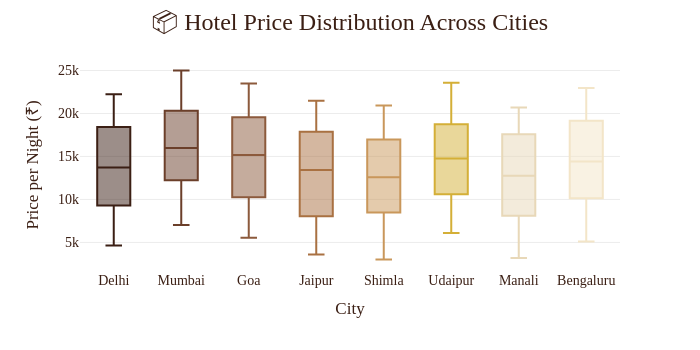

This figure's notebook cell:
### Markdown cell above
<div style="
background:#3B1F14;
padding:20px;
border-radius:18px;
border:3px solid #D4AF37;
text-align:center;
">

<h1 style="
color:#F8E7C5;
margin:0;
font-size:30px;
">

📦 Hotel Price Distribution by City

</h1>

</div>

### Code cell
import plotly.express as px

fig = px.box(

    df,

    x="City",

    y="Price_per_Night",

    color="City",

    points="outliers",

    color_discrete_sequence=[
        "#3B1F14",
        "#6B3F2A",
        "#8C5A3C",
        "#A97142",
        "#C9975B",
        "#D4AF37",
        "#E8D8B8",
        "#F3E5C8"
    ]
)

fig.update_traces(

    marker=dict(
        size=5,
        opacity=0.7
    ),

    line=dict(width=2)

)

fig.update_layout(

    title=dict(

        text="📦 Hotel Price Distribution Across Cities",

        x=0.5,

        font=dict(size=24)

    ),

    height=350,

    width=700,

    plot_bgcolor="white",

    paper_bgcolor="white",

    showlegend=False,

    font=dict(

        family="Georgia",

        size=14,

        color="#3B1F14"

    ),

    xaxis=dict(

        title="City",

        showgrid=False

    ),

    yaxis=dict(

        title="Price per Night (₹)",

        gridcolor="rgba(0,0,0,0.08)"

    )

)

fig.show()

### Figure 1 — Plotly figure (JSON) as saved in the notebook; plotly's stock layout.template omitted (floating-point values rounded to 4 significant figures; data arrays with more than 128 entries replaced by an {"elided": "..."} marker saying what was removed)
{"data": [{"alignmentgroup": "True", "boxpoints": "outliers", "hovertemplate": "City=%{x}<br>Price_per_Night=%{y}<extra></extra>", "legendgroup": "Delhi", "line": {"width": 2}, "marker": {"color": "#3B1F14", "opacity": 0.7, "size": 5}, "name": "Delhi", "notched": false, "offsetgroup": "Delhi", "orientation": "v", "showlegend": true, "type": "box", "x": {"elided": "220 str values"}, "x0": " ", "xaxis": "x", "y": {"elided": "220 int values"}, "y0": " ", "yaxis": "y"}, {"alignmentgroup": "True", "boxpoints": "outliers", "hovertemplate": "City=%{x}<br>Price_per_Night=%{y}<extra></extra>", "legendgroup": "Mumbai", "line": {"width": 2}, "marker": {"color": "#6B3F2A", "opacity": 0.7, "size": 5}, "name": "Mumbai", "notched": false, "offsetgroup": "Mumbai", "orientation": "v", "showlegend": true, "type": "box", "x": {"elided": "190 str values"}, "x0": " ", "xaxis": "x", "y": {"elided": "190 int values"}, "y0": " ", "yaxis": "y"}, {"alignmentgroup": "True", "boxpoints": "outliers", "hovertemplate": "City=%{x}<br>Price_per_Night=%{y}<extra></extra>", "legendgroup": "Goa", "line": {"width": 2}, "marker": {"color": "#8C5A3C", "opacity": 0.7, "size": 5}, "name": "Goa", "notched": false, "offsetgroup": "Goa", "orientation": "v", "showlegend": true, "type": "box", "x": {"elided": "170 str values"}, "x0": " ", "xaxis": "x", "y": {"elided": "170 int values"}, "y0": " ", "yaxis": "y"}, {"alignmentgroup": "True", "boxpoints": "outliers", "hovertemplate": "City=%{x}<br>Price_per_Night=%{y}<extra></extra>", "legendgroup": "Jaipur", "line": {"width": 2}, "marker": {"color": "#A97142", "opacity": 0.7, "size": 5}, "name": "Jaipur", "notched": false, "offsetgroup": "Jaipur", "orientation": "v", "showlegend": true, "type": "box", "x": {"elided": "140 str values"}, "x0": " ", "xaxis": "x", "y": {"elided": "140 int values"}, "y0": " ", "yaxis": "y"}, {"alignmentgroup": "True", "boxpoints": "outliers", "hovertemplate": "City=%{x}<br>Price_per_Night=%{y}<extra></extra>", "legendgroup": "Shimla", "line": {"width": 2}, "marker": {"color": "#C9975B", "opacity": 0.7, "size": 5}, "name": "Shimla", "notched": false, "offsetgroup": "Shimla", "orientation": "v", "showlegend": true, "type": "box", "x": ["Shimla", "Shimla", "Shimla", "Shimla", "Shimla", "Shimla", "Shimla", "Shimla", "Shimla", "Shimla", "Shimla", "Shimla", "Shimla", "Shimla", "Shimla", "Shimla", "Shimla", "Shimla", "Shimla", "Shimla", "Shimla", "Shimla", "Shimla", "Shimla", "Shimla", "Shimla", "Shimla", "Shimla", "Shimla", "Shimla", "Shimla", "Shimla", "Shimla", "Shimla", "Shimla", "Shimla", "Shimla", "Shimla", "Shimla", "Shimla", "Shimla", "Shimla", "Shimla", "Shimla", "Shimla", "Shimla", "Shimla", "Shimla", "Shimla", "Shimla", "Shimla", "Shimla", "Shimla", "Shimla", "Shimla", "Shimla", "Shimla", "Shimla", "Shimla", "Shimla", "Shimla", "Shimla", "Shimla", "Shimla", "Shimla", "Shimla", "Shimla", "Shimla", "Shimla", "Shimla", "Shimla", "Shimla", "Shimla", "Shimla", "Shimla", "Shimla", "Shimla", "Shimla", "Shimla", "Shimla", "Shimla", "Shimla", "Shimla", "Shimla", "Shimla", "Shimla", "Shimla", "Shimla", "Shimla", "Shimla", "Shimla", "Shimla", "Shimla", "Shimla", "Shimla", "Shimla", "Shimla", "Shimla", "Shimla", "Shimla"], "x0": " ", "xaxis": "x", "y": [7255, 10309, 18197, 17079, 8129, 20037, 6529, 15179, 12492, 18148, 5987, 17915, 8438, 11818, 9560, 20552, 19940, 20580, 20487, 19378, 19706, 17299, 19466, 18351, 20578, 11140, 12333, 9321, 14867, 16088, 5596, 6941, 3023, 19491, 5271, 11476, 5923, 5128, 19587, 4579, 10820, 15107, 9393, 13347, 10528, 12563, 12927, 17663, 9969, 20925, 11965, 18729, 13883, 16394, 7366, 14026, 20007, 8671, 17501, 10444, 11101, 10945, 15074, 8508, 16257, 8902, 16331, 15754, 10289, 15648, 10079, 3097, 12614, 3682, 9425, 7435, 7931, 16467, 7433, 3014, 17493, 13361, 5619, 12868, 5981, 16862, 15779, 7980, 10150, 12789, 5545, 18612, 14323, 16428, 14525, 14357, 19523, 3398, 11319, 3745], "y0": " ", "yaxis": "y"}, {"alignmentgroup": "True", "boxpoints": "outliers", "hovertemplate": "City=%{x}<br>Price_per_Night=%{y}<extra></extra>", "legendgroup": "Udaipur", "line": {"width": 2}, "marker": {"color": "#D4AF37", "opacity": 0.7, "size": 5}, "name": "Udaipur", "notched": false, "offsetgroup": "Udaipur", "orientation": "v", "showlegend": true, "type": "box", "x": ["Udaipur", "Udaipur", "Udaipur", "Udaipur", "Udaipur", "Udaipur", "Udaipur", "Udaipur", "Udaipur", "Udaipur", "Udaipur", "Udaipur", "Udaipur", "Udaipur", "Udaipur", "Udaipur", "Udaipur", "Udaipur", "Udaipur", "Udaipur", "Udaipur", "Udaipur", "Udaipur", "Udaipur", "Udaipur", "Udaipur", "Udaipur", "Udaipur", "Udaipur", "Udaipur", "Udaipur", "Udaipur", "Udaipur", "Udaipur", "Udaipur", "Udaipur", "Udaipur", "Udaipur", "Udaipur", "Udaipur", "Udaipur", "Udaipur", "Udaipur", "Udaipur", "Udaipur", "Udaipur", "Udaipur", "Udaipur", "Udaipur", "Udaipur", "Udaipur", "Udaipur", "Udaipur", "Udaipur", "Udaipur", "Udaipur", "Udaipur", "Udaipur", "Udaipur", "Udaipur", "Udaipur", "Udaipur", "Udaipur", "Udaipur", "Udaipur", "Udaipur", "Udaipur", "Udaipur", "Udaipur", "Udaipur", "Udaipur", "Udaipur", "Udaipur", "Udaipur", "Udaipur", "Udaipur", "Udaipur", "Udaipur", "Udaipur", "Udaipur"], "x0": " ", "xaxis": "x", "y": [14573, 8996, 12587, 6646, 7469, 8513, 14762, 14741, 13600, 11767, 22967, 17798, 10688, 15573, 18034, 19240, 20960, 17793, 15576, 15533, 16822, 14110, 7275, 10331, 8754, 21098, 9323, 13321, 9119, 13085, 23283, 17723, 6107, 15718, 19767, 23580, 7388, 15936, 8100, 6597, 12094, 10504, 19158, 16603, 18608, 13697, 8472, 12707, 14337, 9574, 19843, 22334, 19875, 9935, 16613, 19320, 17867, 16460, 9979, 21437, 20156, 14543, 20861, 16573, 21634, 16915, 14111, 19215, 17268, 12370, 13158, 15720, 11147, 14439, 19081, 18900, 6139, 23464, 8958, 13507], "y0": " ", "yaxis": "y"}, {"alignmentgroup": "True", "boxpoints": "outliers", "hovertemplate": "City=%{x}<br>Price_per_Night=%{y}<extra></extra>", "legendgroup": "Manali", "line": {"width": 2}, "marker": {"color": "#E8D8B8", "opacity": 0.7, "size": 5}, "name": "Manali", "notched": false, "offsetgroup": "Manali", "orientation": "v", "showlegend": true, "type": "box", "x": ["Manali", "Manali", "Manali", "Manali", "Manali", "Manali", "Manali", "Manali", "Manali", "Manali", "Manali", "Manali", "Manali", "Manali", "Manali", "Manali", "Manali", "Manali", "Manali", "Manali", "Manali", "Manali", "Manali", "Manali", "Manali", "Manali", "Manali", "Manali", "Manali", "Manali", "Manali", "Manali", "Manali", "Manali", "Manali", "Manali", "Manali", "Manali", "Manali", "Manali", "Manali", "Manali", "Manali", "Manali", "Manali", "Manali", "Manali", "Manali", "Manali", "Manali", "Manali", "Manali", "Manali", "Manali", "Manali", "Manali", "Manali", "Manali", "Manali", "Manali"], "x0": " ", "xaxis": "x", "y": [15201, 18600, 7988, 10666, 3389, 16888, 19018, 8246, 20680, 6303, 9138, 5728, 14637, 17722, 8590, 7132, 17692, 18067, 3397, 20623, 17120, 3967, 17849, 8438, 19847, 7911, 14328, 11167, 14314, 20193, 15445, 12857, 11319, 4118, 20614, 15802, 19829, 6148, 9254, 8974, 19168, 12636, 7502, 11889, 5351, 5293, 17101, 17495, 16006, 3180, 6034, 8365, 10623, 10050, 13173, 15480, 19108, 11691, 19646, 14748], "y0": " ", "yaxis": "y"}, {"alignmentgroup": "True", "boxpoints": "outliers", "hovertemplate": "City=%{x}<br>Price_per_Night=%{y}<extra></extra>", "legendgroup": "Bengaluru", "line": {"width": 2}, "marker": {"color": "#F3E5C8", "opacity": 0.7, "size": 5}, "name": "Bengaluru", "notched": false, "offsetgroup": "Bengaluru", "orientation": "v", "showlegend": true, "type": "box", "x": {"elided": "140 str values"}, "x0": " ", "xaxis": "x", "y": {"elided": "140 int values"}, "y0": " ", "yaxis": "y"}], "layout": {"boxmode": "overlay", "font": {"color": "#3B1F14", "family": "Georgia", "size": 14}, "height": 350, "legend": {"title": {"text": "City"}, "tracegroupgap": 0}, "margin": {"t": 60}, "paper_bgcolor": "white", "plot_bgcolor": "white", "showlegend": false, "title": {"font": {"size": 24}, "text": "📦 Hotel Price Distribution Across Cities", "x": 0.5}, "width": 700, "xaxis": {"anchor": "y", "categoryarray": ["Delhi", "Mumbai", "Goa", "Jaipur", "Shimla", "Udaipur", "Manali", "Bengaluru"], "categoryorder": "array", "domain": [0, 1], "showgrid": false, "title": {"text": "City"}}, "yaxis": {"anchor": "x", "domain": [0, 1], "gridcolor": "rgba(0,0,0,0.08)", "title": {"text": "Price per Night (₹)"}}}}
